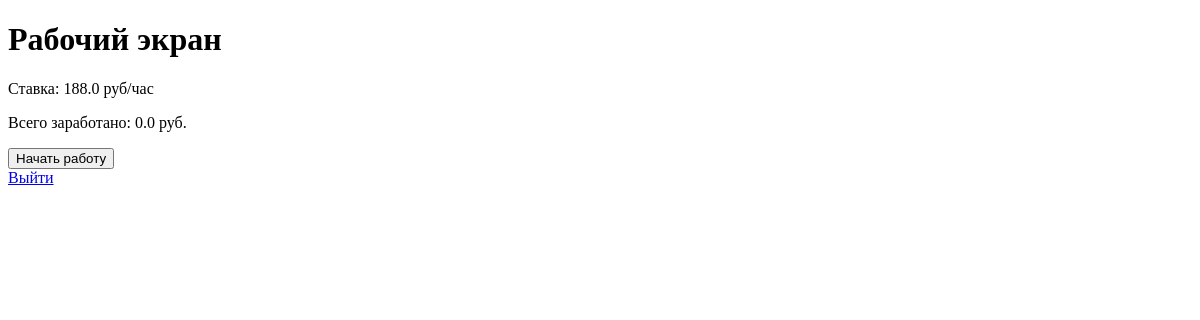
The page /work (signed in) on the database as committed earlier.
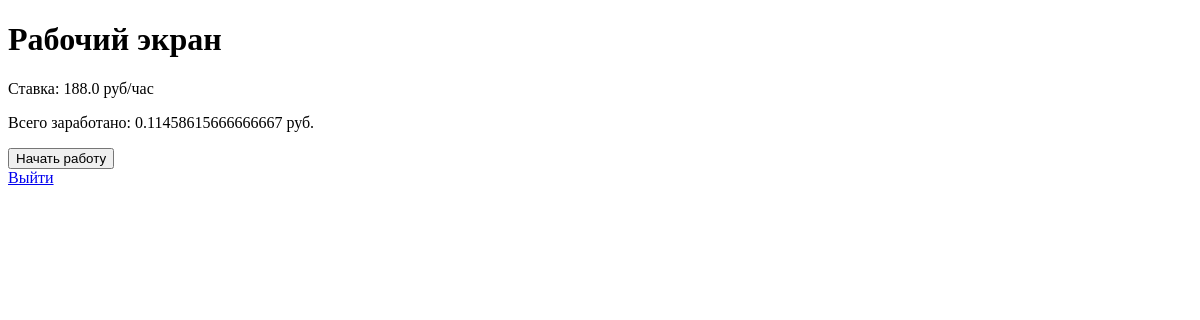
The same page on the database as committed later.
### app.py (models this page shows)
class User(db.Model):
    id = db.Column(db.Integer, primary_key=True)
    username = db.Column(db.String(80), unique=True, nullable=False)
    password = db.Column(db.String(120), nullable=False)
    hourly_rate = db.Column(db.Float, default=0.0)
    is_admin = db.Column(db.Boolean, default=False)
    total_earned = db.Column(db.Float, default=0.0)

### app.py (the view, shortened to what this page needs)
@app.route('/work', methods=['GET', 'POST'])
@login_required
def work():
    user = User.query.get(session['user_id'])
    active_session = WorkSession.query.filter_by(user_id=user.id, end_time=None).first()
    return render_template('work.html', user=user, active_session=active_session)

### app.py (called while the page is built)
def login_required(f):
    @wraps(f)
    def decorated_function(*args, **kwargs):
        if 'user_id' not in session:
            return redirect(url_for('login'))
        return f(*args, **kwargs)
    return decorated_function

### templates/work.html (shortened to what this page needs)
<!DOCTYPE html>
<html>
<head>
</head>
<body>
    <h1>Рабочий экран</h1>
    <p>Ставка: {{ user.hourly_rate }} руб/час</p>
    <p>Всего заработано: {{ user.total_earned }} руб.</p>
    {% if active_session %}
        <form method="POST">
            <button type="submit" name="end">Завершить работу</button>
        </form>
    {% else %}
        <form method="POST">
            <button type="submit" name="start">Начать работу</button>
        </form>
    {% endif %}
    <a href="{{ url_for('logout') }}">Выйти</a>
</body>
</html>

Rows that differ between the two databases and show on the page:
changed User: total_earned "0.0" → "0.11458615666666667"
